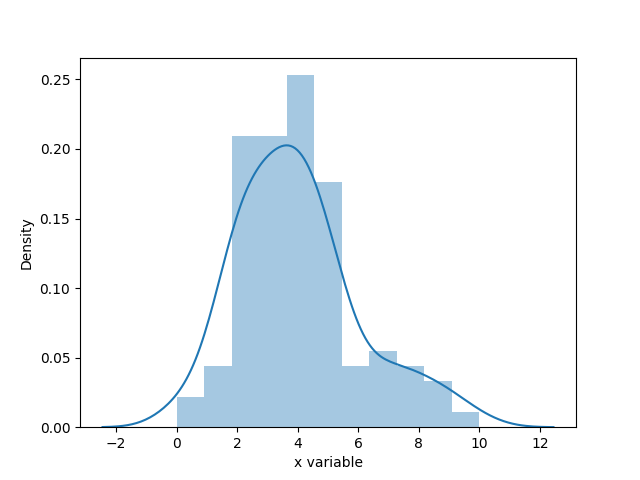

Here is the Python script that generated this plot:
import matplotlib.pyplot as pyplot
import seaborn as sns
import numpy as numpy
from scipy.stats import poisson


class P1:
  muestra = None
  media = None
  desvio_estandar = None
  varianza = None

  def resultados(self):
    return {
      'muestra': self.muestra,
      'media': self.media,
      'desvio_estandar': self.desvio_estandar,
      'varianza': self.varianza
    }

  '''
  La muestra tiene que ser de 100 numeros, generados aleatoriamente.
  '''
  def get_muestra(self):
    mu = 4
    datos = poisson.rvs(mu, size=100)
    print("Muestra obtenida: ")
    print(datos)
    self.muestra = datos

  def get_media(self):
    media = numpy.mean(self.muestra)
    print("Media obtenida: ")
    print(media)
    self.media = media

  def get_desvio_estandar(self):
    self.desvio_estandar = numpy.nanstd(self.muestra)
    print("desvío estandar obtenido: ")
    print(self.desvio_estandar)

  def get_varianza(self):
    self.varianza = numpy.var(self.muestra)
    print("varianza obtenida: ")
    print(self.varianza)

  def get_graficos(self):
    import pandas as pd
    x = pd.Series(self.muestra, name="x variable")
    ax = sns.distplot(x)
    pyplot.savefig('punto1.png')


p1 = P1()
p1.get_muestra()
p1.get_media()
p1.get_desvio_estandar()
p1.get_varianza()
p1.get_graficos()